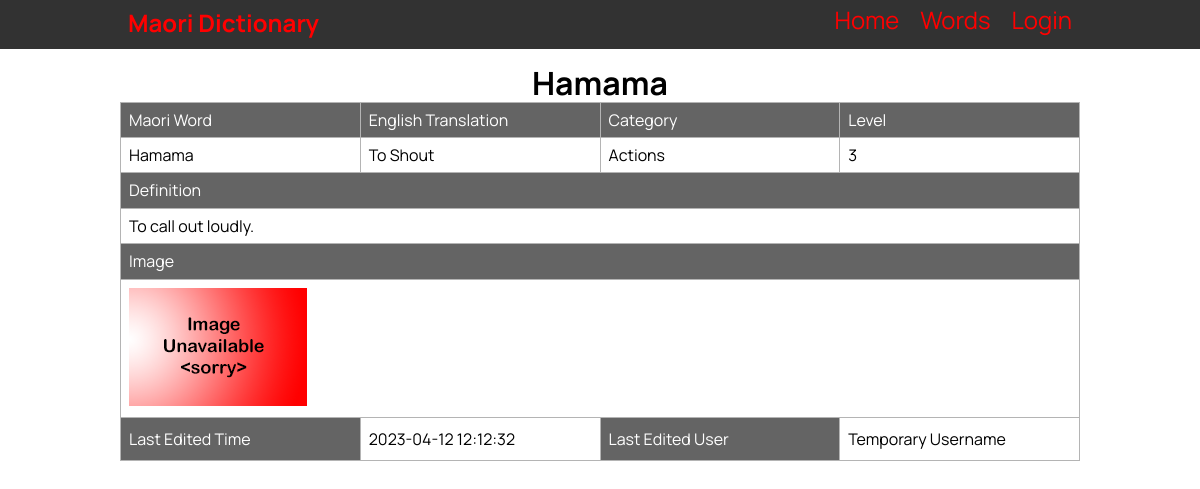
Screenshot of /individual_word/1 with the database file from the repository.
### tables this page shows
CREATE TABLE "vocab_list"
(
    id                  integer
        constraint vocab_list_pk
            primary key autoincrement,
    maori_word          varchar(30),
    english_translation varchar(30),
    category            varchar(30),
    definition          varchar(100),
    level               integer,
    last_edited_time    date,
    last_edited_user    varchar(60)
, image_name varchar(30));

### app.py (the view)
@app.route('/individual_word/<word_id>')
def render_individual_word(word_id):
    con = create_connection(DATABASE)
    cur = con.cursor()
    query = "SELECT * FROM vocab_list WHERE id = ?"
    cur.execute(query, (word_id, ))
    info = cur.fetchall()
    con.close()
    info = info[0]
    word_info = (info[0], str(info[1]).title(), str(info[2]).title(), str(info[3]).title(), str(info[4]).capitalize(), info[5], info[6], info[7], info[8])
    return render_template('word_detail.html', page_name='Word '+ word_id, logged_in=is_logged_in(), admin=is_admin(), word_information=word_info)

### app.py (called while the page is built)
def create_connection(db_file):
    try:
        connection = sqlite3.connect(db_file)
        return connection
    except Error as e:
        print(e)
    return None

def is_logged_in():
    if session.get('email') is None:
        return False
    else:
        return True

def is_admin():
    if is_logged_in():
        if session.get('role') == "Teacher" or session.get('role') == "Admin":
            return True
        else:
            return False
    else:
        return False

### templates/word_detail.html (shortened to what this page needs)
{% extends "base.html" %}
{% block pageheading %}{{ word_information[1] }}{% endblock %}
{% block main %}
<table id="wordinfomation">
    <tr class="header">
        <td style="width:25%">Maori Word</td>
        <td style="width:25%">English Translation</td>
        <td style="width:25%">Category</td>
        <td style="width:25%">Level</td>
    </tr>
    <tr>
        <td>{{ word_information[1] }}</td>
        <td>{{ word_information[2] }}</td>
        <td>{{ word_information[3] }}</td>
        <td>{{ word_information[5] }}</td>
    </tr>
    <tr class="header">
        <td colspan="4">Definition</td>
    </tr>
    <tr>
        <td colspan="4">{{ word_information[4] }}</td>
    </tr>
    <tr class="header">
        <td colspan="4">Image</td>
    </tr>
    <tr>
        <td colspan="4">
            <img src="/static/images/{{ word_information[8] }}.jpg">
        </td>
    </tr>
    <tr>
        <td class="header">Last Edited Time</td>
        <td>{{ word_information[6] }}</td>
        <td class="header">Last Edited User</td>
        <td>{{ word_information[7] }}</td>
    </tr>
</table>
{% endblock %}

### static/MDW.css (style rules this page uses)
* { font-family: 'Manrope', sans-serif; padding: 0; margin: 0; box-sizing: border-box; }
body { background-color: rgb(255, 255, 255); }
img { max-width: 100%; }
table { font-family: Arial, Helvetica, sans-serif; border-collapse: collapse; width: 100%; }
td, th { border: 1px solid #b4b4b4; padding: 8px; }
#wordlist th, #filterlist th, #wordinfomation .header { padding-top: 12px; padding-bottom: 12px; text-align: left; background-color: #646464; color: white; }

### rows the page displays
vocab_list: maori_word "Hamama", english_translation "To Shout", category "Actions", level "3", definition "To call out loudly.", image_name (placeholder picture), last_edited_time "2023-04-12 12:12:32", last_edited_user "Temporary Username"
